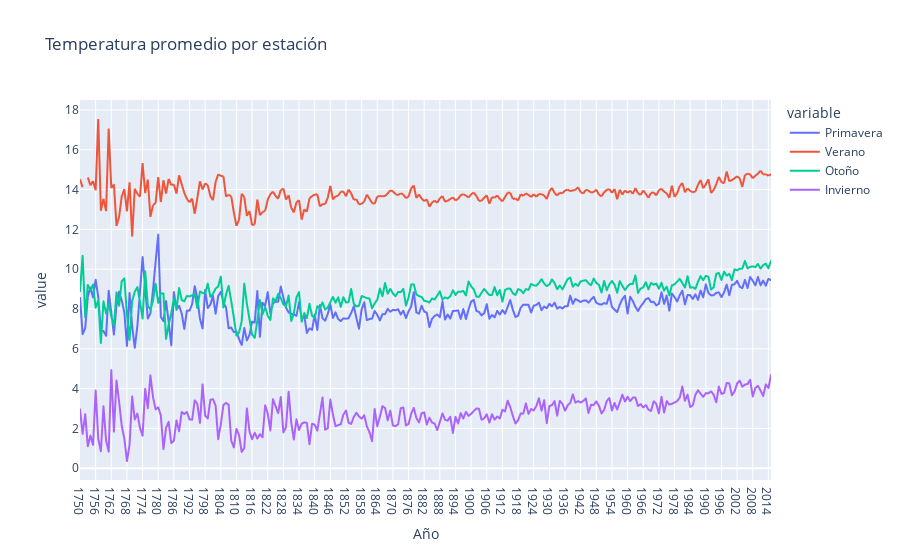

The notebook cell this image was saved under:
### Code cell
# Ahora si podemos hacer la visualización

fig=px.line(season, x="Año", y=['Primavera', 'Verano', 'Otoño', 'Invierno'],
       title = "Temperatura promedio por estación")
fig.show()

### Figure 1 — Plotly figure (JSON) as saved in the notebook; plotly's stock layout.template omitted (floating-point values rounded to 4 significant figures; data arrays with more than 128 entries replaced by an {"elided": "..."} marker saying what was removed)
{"data": [{"hovertemplate": "variable=Primavera<br>Año=%{x}<br>value=%{y}<extra></extra>", "legendgroup": "Primavera", "line": {"color": "#636efa", "dash": "solid"}, "marker": {"symbol": "circle"}, "mode": "lines", "name": "Primavera", "showlegend": true, "type": "scattergl", "x": {"elided": "266 str values"}, "xaxis": "x", "y": {"elided": "266 float values"}, "yaxis": "y"}, {"hovertemplate": "variable=Verano<br>Año=%{x}<br>value=%{y}<extra></extra>", "legendgroup": "Verano", "line": {"color": "#EF553B", "dash": "solid"}, "marker": {"symbol": "circle"}, "mode": "lines", "name": "Verano", "showlegend": true, "type": "scattergl", "x": {"elided": "266 str values"}, "xaxis": "x", "y": {"elided": "266 float values"}, "yaxis": "y"}, {"hovertemplate": "variable=Otoño<br>Año=%{x}<br>value=%{y}<extra></extra>", "legendgroup": "Otoño", "line": {"color": "#00cc96", "dash": "solid"}, "marker": {"symbol": "circle"}, "mode": "lines", "name": "Otoño", "showlegend": true, "type": "scattergl", "x": {"elided": "266 str values"}, "xaxis": "x", "y": {"elided": "266 float values"}, "yaxis": "y"}, {"hovertemplate": "variable=Invierno<br>Año=%{x}<br>value=%{y}<extra></extra>", "legendgroup": "Invierno", "line": {"color": "#ab63fa", "dash": "solid"}, "marker": {"symbol": "circle"}, "mode": "lines", "name": "Invierno", "showlegend": true, "type": "scattergl", "x": {"elided": "266 str values"}, "xaxis": "x", "y": {"elided": "266 float values"}, "yaxis": "y"}], "layout": {"legend": {"title": {"text": "variable"}, "tracegroupgap": 0}, "title": {"text": "Temperatura promedio por estación"}, "xaxis": {"anchor": "y", "domain": [0, 1], "title": {"text": "Año"}}, "yaxis": {"anchor": "x", "domain": [0, 1], "title": {"text": "value"}}}}
